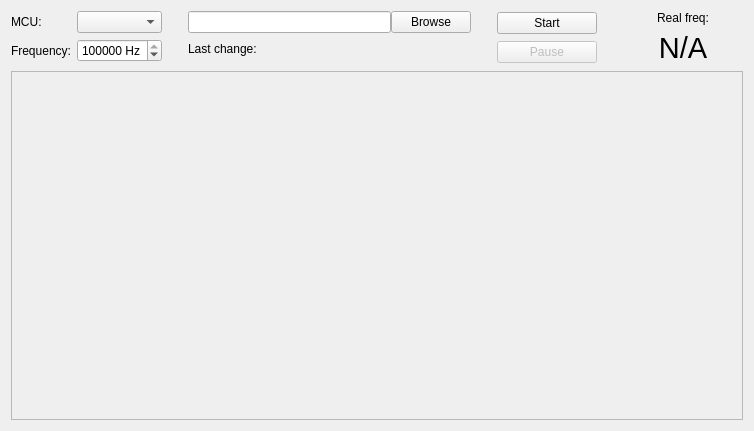
<?xml version="1.0" encoding="UTF-8"?>
<ui version="4.0">
 <class>LorrisAVR</class>
 <widget class="QWidget" name="LorrisAVR">
  <property name="geometry">
   <rect>
    <x>0</x>
    <y>0</y>
    <width>754</width>
    <height>431</height>
   </rect>
  </property>
  <property name="windowTitle">
   <string>Form</string>
  </property>
  <layout class="QVBoxLayout" name="verticalLayout_4" stretch="0,1">
   <item>
    <layout class="QHBoxLayout" name="horizontalLayout_3">
     <item>
      <layout class="QFormLayout" name="formLayout">
       <item row="0" column="0">
        <widget class="QLabel" name="label">
         <property name="text">
          <string>MCU:</string>
         </property>
        </widget>
       </item>
       <item row="0" column="1">
        <widget class="QComboBox" name="mcuBox"/>
       </item>
       <item row="1" column="0">
        <widget class="QLabel" name="label_2">
         <property name="text">
          <string>Frequency:</string>
         </property>
        </widget>
       </item>
       <item row="1" column="1">
        <widget class="QSpinBox" name="freqBox">
         <property name="suffix">
          <string> Hz</string>
         </property>
         <property name="minimum">
          <number>1</number>
         </property>
         <property name="maximum">
          <number>2147483647</number>
         </property>
         <property name="singleStep">
          <number>100000</number>
         </property>
         <property name="value">
          <number>2000000</number>
         </property>
        </widget>
       </item>
      </layout>
     </item>
     <item>
      <spacer name="horizontalSpacer">
       <property name="orientation">
        <enum>Qt::Horizontal</enum>
       </property>
       <property name="sizeType">
        <enum>QSizePolicy::Fixed</enum>
       </property>
       <property name="sizeHint" stdset="0">
        <size>
         <width>20</width>
         <height>20</height>
        </size>
       </property>
      </spacer>
     </item>
     <item>
      <layout class="QVBoxLayout" name="verticalLayout">
       <property name="spacing">
        <number>0</number>
       </property>
       <item>
        <layout class="QHBoxLayout" name="horizontalLayout">
         <item>
          <widget class="QLineEdit" name="fileText"/>
         </item>
         <item>
          <widget class="QPushButton" name="browseBtn">
           <property name="text">
            <string>Browse</string>
           </property>
          </widget>
         </item>
        </layout>
       </item>
       <item>
        <layout class="QHBoxLayout" name="horizontalLayout_2">
         <item>
          <widget class="QLabel" name="label_3">
           <property name="sizePolicy">
            <sizepolicy hsizetype="Fixed" vsizetype="Preferred">
             <horstretch>0</horstretch>
             <verstretch>0</verstretch>
            </sizepolicy>
           </property>
           <property name="text">
            <string>Last change: </string>
           </property>
          </widget>
         </item>
         <item>
          <widget class="QLabel" name="changeLabel">
           <property name="text">
            <string notr="true"/>
           </property>
          </widget>
         </item>
        </layout>
       </item>
      </layout>
     </item>
     <item>
      <spacer name="horizontalSpacer_2">
       <property name="orientation">
        <enum>Qt::Horizontal</enum>
       </property>
       <property name="sizeType">
        <enum>QSizePolicy::Fixed</enum>
       </property>
       <property name="sizeHint" stdset="0">
        <size>
         <width>20</width>
         <height>20</height>
        </size>
       </property>
      </spacer>
     </item>
     <item>
      <layout class="QVBoxLayout" name="verticalLayout_3">
       <item>
        <widget class="QPushButton" name="startBtn">
         <property name="minimumSize">
          <size>
           <width>100</width>
           <height>0</height>
          </size>
         </property>
         <property name="text">
          <string>Start</string>
         </property>
        </widget>
       </item>
       <item>
        <widget class="QPushButton" name="pauseBtn">
         <property name="enabled">
          <bool>false</bool>
         </property>
         <property name="text">
          <string>Pause</string>
         </property>
        </widget>
       </item>
      </layout>
     </item>
     <item>
      <spacer name="horizontalSpacer_3">
       <property name="orientation">
        <enum>Qt::Horizontal</enum>
       </property>
       <property name="sizeType">
        <enum>QSizePolicy::Fixed</enum>
       </property>
       <property name="sizeHint" stdset="0">
        <size>
         <width>20</width>
         <height>20</height>
        </size>
       </property>
      </spacer>
     </item>
     <item>
      <layout class="QVBoxLayout" name="verticalLayout_2">
       <item>
        <widget class="QLabel" name="label_4">
         <property name="text">
          <string>Real freq:</string>
         </property>
         <property name="alignment">
          <set>Qt::AlignCenter</set>
         </property>
        </widget>
       </item>
       <item>
        <widget class="QLabel" name="realFreq">
         <property name="minimumSize">
          <size>
           <width>120</width>
           <height>0</height>
          </size>
         </property>
         <property name="font">
          <font>
           <pointsize>22</pointsize>
          </font>
         </property>
         <property name="text">
          <string>N/A</string>
         </property>
         <property name="alignment">
          <set>Qt::AlignCenter</set>
         </property>
        </widget>
       </item>
      </layout>
     </item>
    </layout>
   </item>
   <item>
    <widget class="Terminal" name="terminal">
     <property name="frameShape">
      <enum>QFrame::StyledPanel</enum>
     </property>
     <property name="frameShadow">
      <enum>QFrame::Raised</enum>
     </property>
    </widget>
   </item>
  </layout>
 </widget>
 <customwidgets>
  <customwidget>
   <class>Terminal</class>
   <extends>QFrame</extends>
   <header>../src/shared/terminal.h</header>
   <container>1</container>
  </customwidget>
 </customwidgets>
 <resources/>
 <connections/>
</ui>
